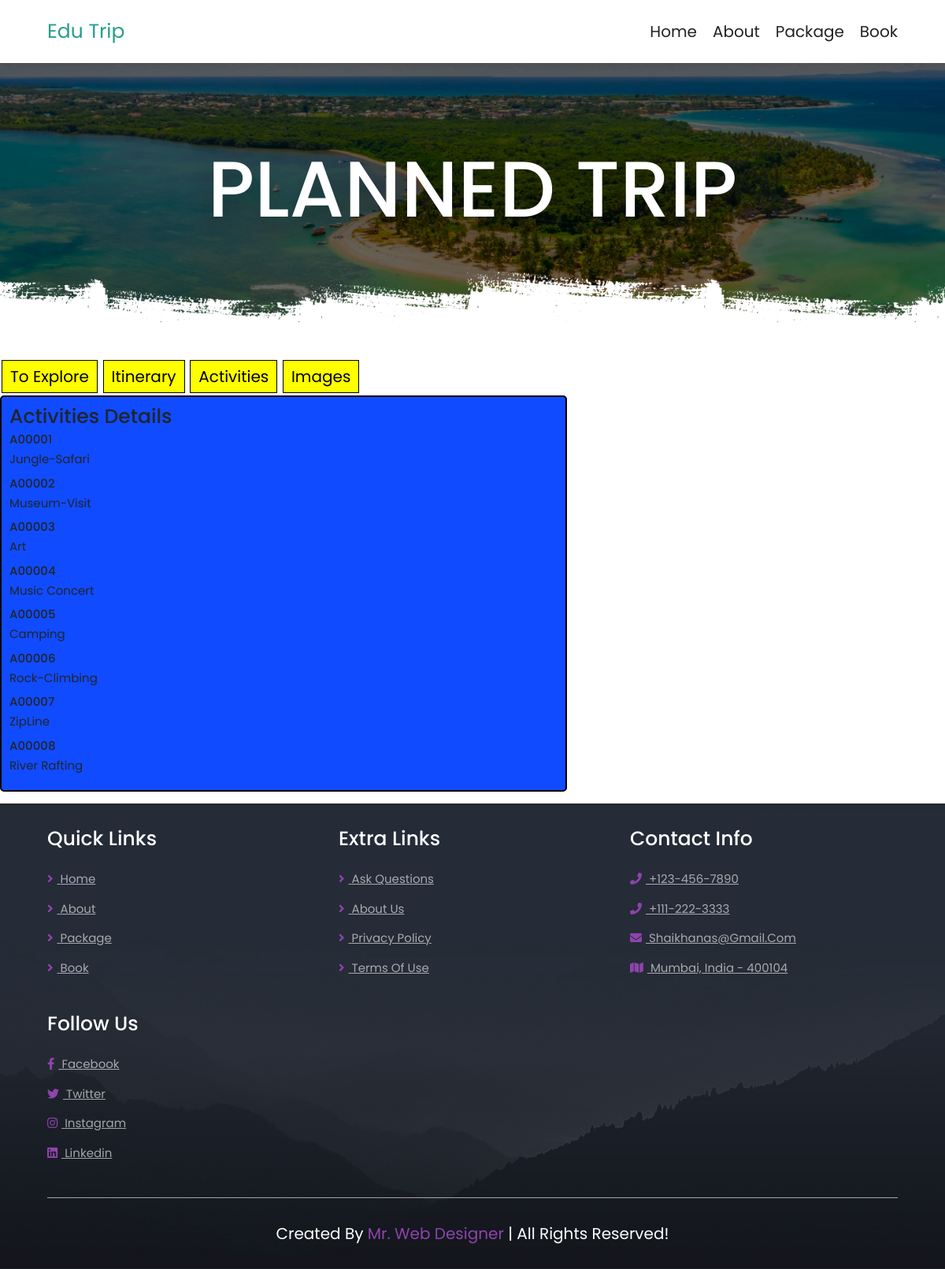
Screenshot of /package_details.php with the database file from the repository.
### tables this page shows
CREATE TABLE `activity` (
  `activity_id` varchar(6) NOT NULL,
  `activity_name` varchar(150) NOT NULL,
  `activity_place` varchar(150) NOT NULL,
  `activity_price` int(20) NOT NULL
);

### package_details.php (the view, shortened to what this page needs)
<?php
$conn = mysqli_connect("localhost", "root", "", "project");
$sql = "SELECT * FROM activity";
$result = mysqli_query($conn, $sql);
?>
<!DOCTYPE html>
<html>
<head>
        <link rel="stylesheet" href="https://unpkg.com/swiper@7/swiper-bundle.min.css" />
        <link rel="stylesheet" href="https://cdnjs.cloudflare.com/ajax/libs/font-awesome/5.15.4/css/all.min.css">
        <link rel="stylesheet" href="css/style.css">
        <link href="https://cdn.jsdelivr.net/npm/bootstrap@5.0.2/dist/css/bootstrap.min.css" rel="stylesheet"
>
</head>
<body>
<body>
<section class="header">
   <a href="home.php" class="logo" style="text-decoration:none;color:#279e8c;">Edu Trip</a>
   <nav class="navbar">
      <a href="home.php" style="text-decoration:none">home</a>
      <a href="about.php" style="text-decoration:none">about</a>
      <a href="package.php" style="text-decoration:none">package</a>
      <a href="book.php" style="text-decoration:none">book</a>
   </nav>
</section>
<div class="heading" style="background:url(images/header-bg-2.png) no-repeat">
   <h1>Planned Trip</h1>
</div>
<div class="button-group">
  <button class="active" onclick="showContent('setting')">To Explore</button>
  <button onclick="showContent('itinerary')">Itinerary</button>
  <button onclick="showContent('activities')">Activities</button>
  <button onclick="showContent('images')">Images</button>
</div>
<div id="content-box" class="boxpd">
    <div class="title"><h1>Activities Details</h1></div>
    <div class="content">
        <?php
        if (mysqli_num_rows($result) > 0) {
            while ($row = mysqli_fetch_assoc($result)) {
                echo "<h4>" . $row["activity_id"] . "</h4>";
                echo "<p>" . $row["activity_name"] . "</p>";
            }
        } else {
            echo "No activities found";
        }
        ?>
    </div>
</div>
<br>
<section class="footer">
   <div class="box-container">
      <div class="box">
         <h3>quick links</h3>
         <a href="home.php"> <i class="fas fa-angle-right"></i> home</a>
         <a href="about.php"> <i class="fas fa-angle-right"></i> about</a>
         <a href="package.php"> <i class="fas fa-angle-right"></i> package</a>
         <a href="book.php"> <i class="fas fa-angle-right"></i> book</a>
      </div>
      <div class="box">
         <h3>extra links</h3>
         <a href="#"> <i class="fas fa-angle-right"></i> ask questions</a>
         <a href="#"> <i class="fas fa-angle-right"></i> about us</a>
         <a href="#"> <i class="fas fa-angle-right"></i> privacy policy</a>
         <a href="#"> <i class="fas fa-angle-right"></i> terms of use</a>
      </div>
      <div class="box">
         <h3>contact info</h3>
         <a href="#"> <i class="fas fa-phone"></i> +123-456-7890 </a>
         <a href="#"> <i class="fas fa-phone"></i> +111-222-3333 </a>
         <a href="#"> <i class="fas fa-envelope"></i> shaikhanas@gmail.com </a>
         <a href="#"> <i class="fas fa-map"></i> mumbai, india - 400104 </a>
      </div>
      <div class="box">
         <h3>follow us</h3>
         <a href="#"> <i class="fab fa-facebook-f"></i> facebook </a>
         <a href="#"> <i class="fab fa-twitter"></i> twitter </a>
         <a href="#"> <i class="fab fa-instagram"></i> instagram </a>
         <a href="#"> <i class="fab fa-linkedin"></i> linkedin </a>
      </div>
   </div>
   <div class="credit"> created by <span>mr. web designer</span> | all rights reserved! </div>
</section>
</body>
</html>

### css/style.css (style rules this page uses)
:root { --main-color:#8e44ad; --black:#222; --white:#fff; --light-black:#777; --light-white:#fff9; --dark-bg:rgba(0,0,0,.7); --light-bg:#eee; --border:.1rem solid var(--black); --box-shadow:0 .5rem 1rem rgba(0,0,0,.1); --text-shadow:0 1.5rem 3rem rgba(0,0,0,.3); }
* { font-family: 'Poppins', sans-serif; margin:0; padding:0; box-sizing: border-box; outline: none; border:none; text-decoration: none; text-transform: capitalize; }
html { font-size: 62.5%; overflow-x: hidden; }
section { padding:5rem 10%; }
.heading { background-size: cover !important; background-position: center !important; padding-top: 10rem; padding-bottom:15rem; display: flex; align-items: center; justify-content: center; }
.heading h1 { font-size: 10rem; text-transform: uppercase; color:var(--white); text-shadow: var(--text-shadow); }
.header { position: sticky; top:0; left:0; right:0; z-index: 1000; background-color: var(--white); display: flex; padding-top: 2rem; padding-bottom: 2rem; box-shadow: var(--box-shadow); align-items: center; justify-content: space-between; }
.header .logo { font-size: 2.5rem; color:var(--black); }
.header .navbar a { font-size: 2rem; margin-left: 2rem; color:var(--black); }
.footer { background: url(../images/footer-bg.jpg) no-repeat; background-size: cover; background-position: center; }
.footer .box-container { display: grid; grid-template-columns: repeat(auto-fit, minmax(25rem, 1fr)); gap: 3rem; }
.footer .box-container .box h3 { color:var(--white); font-size: 2.5rem; padding-bottom: 2rem; }
.footer .box-container .box a { color:var(--light-white); font-size: 1.5rem; padding-bottom: 1.5rem; display: block; }
.footer .box-container .box a i { color:var(--main-color); padding-right: .5rem; transition: .2s linear; }
.footer .credit { text-align: center; padding-top: 3rem; margin-top: 3rem; border-top: .1rem solid var(--light-white); font-size: 2rem; color:var(--white); }
.footer .credit span { color:var(--main-color); }
@media (max-width:1200px) { section { padding:3rem 5%; } }

### package_details.php (style rules this page uses)
.boxpd { display: table; width: 60%; height:500px; background-color: #114BFF; border: 2px solid black; border-radius: 5px; padding: 10px; font-size: 15px; }
.button-group { margin-bottom: 1px; }
.button-group button { background-color: yellow; border: 1px solid black; color: black; padding: 5px 10px ; text-align: center; text-decoration: none; display: inline-block; font-size: 20px; margin: 2px 2px; cursor: pointer; }

### rows the page displays
activity: activity_id "A00001", activity_name "Jungle-Safari"
activity: activity_id "A00002", activity_name "Museum-Visit"
activity: activity_id "A00003", activity_name "Art"
activity: activity_id "A00004", activity_name "Music Concert"
activity: activity_id "A00005", activity_name "Camping"
activity: activity_id "A00006", activity_name "Rock-Climbing"
activity: activity_id "A00007", activity_name "ZipLine"
activity: activity_id "A00008", activity_name "River Rafting"
